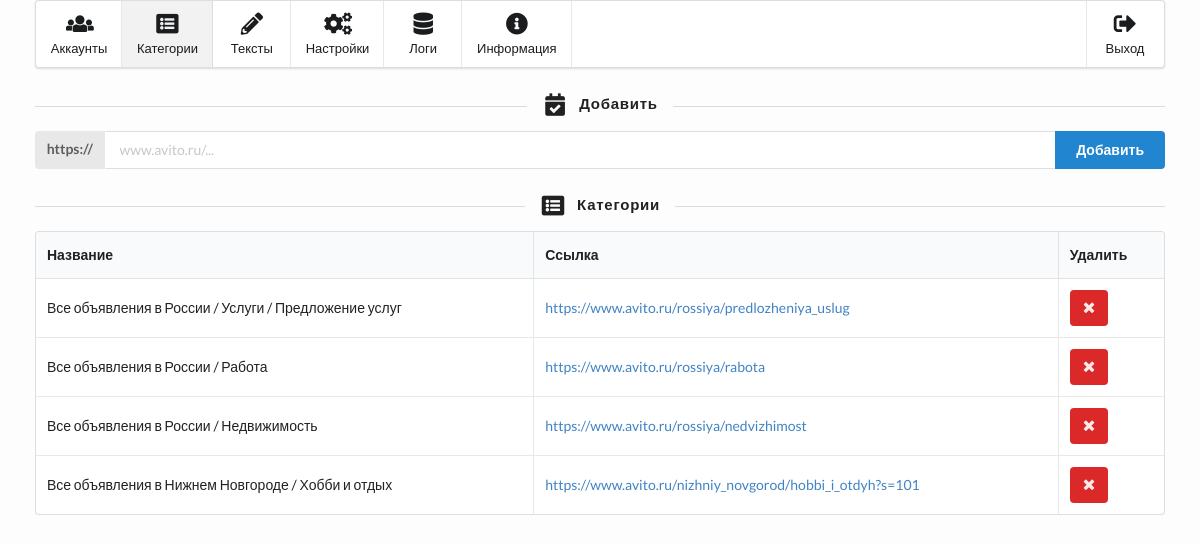
The app's page /categories (signed in), older data.
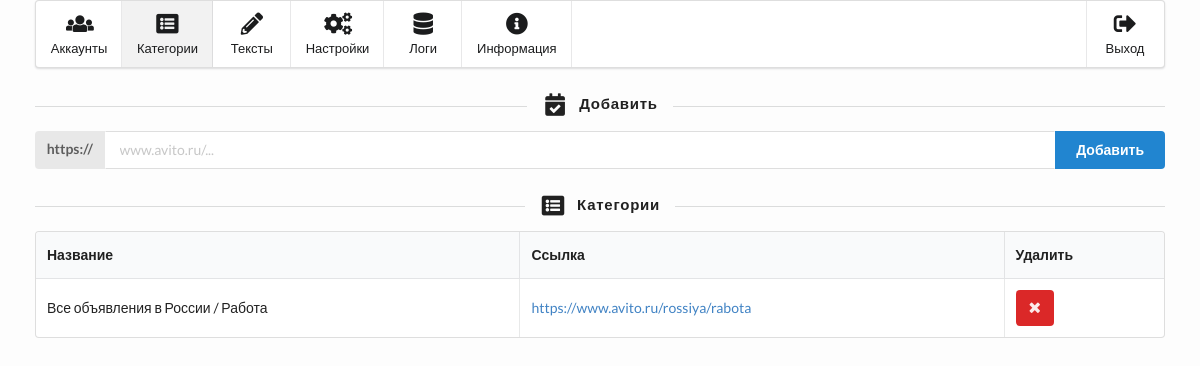
The same page, newer data.
### tables this page shows
CREATE TABLE categories (id INTEGER PRIMARY KEY AUTOINCREMENT, name VARCHAR (255), link VARCHAR (255));

### public/router.php (called while the page is built, shortened)
<?php
$pages = [
	'login' => 'Avito: Авторизация',
	'exit' => 'Avito: Выход',
	'404' => 'Avito: Страница не найдена',
	'accounts' => 'Avito: Аккаунты',
	'categories' => 'Avito: Категории',
	'texts' => 'Avito: Тексты',
	'settings' => 'Avito: Настройки',
	'logging' => 'Avito: Логи',
	'info' => 'Avito: Информация',
];
if (isset($_GET['route'])) {
	$get=str_replace('/', '', $_GET['route']);
	if (array_key_exists($get, $pages) and file_exists(PAGES.'/back/'.$get.'.php') and file_exists(PAGES.'/front/'.$get.'.php')) {
		$page = $get;
	} else {
		$page = '404';
	}
} else {
	$page = 'accounts';
}

### classes/DB.class.php (called while the page is built)
<?php
class DB
{
	static private $connect = null;
	static public function connect()
	{
		if (null === self::$connect) {
			self::$connect = new PDO('sqlite:'.DATABASES.'/database.db') ;
		}
		return self::$connect;
	}
}

### public/pages/back/categories.php (called while the page is built, shortened)
<?php
$sql = "SELECT id, name, link FROM categories";
$categories = DB::connect()->query($sql)->fetchAll(PDO::FETCH_OBJ);

### public/pages/front/categories.php (the view, shortened to what this page needs)
<h4 class="ui horizontal divider header"><i class="checked calendar icon"></i>Добавить</h4>
<form action="" method="post" class="ui labeled fluid action input">
	<div class="ui label">https://</div>
	<input type="text" name="link" placeholder="www.avito.ru/...">
	<button type="submit" class="ui primary button">Добавить</button>
</form>
<?php if ($categories): ?>
<h4 class="ui horizontal divider header"><i class="browser icon"></i>Категории</h4>
<table class="ui single line celled table">
	<thead>
		<tr>
			<th>Название</th>
			<th>Ссылка</th>
			<th>Удалить</th>
		</tr>
	</thead>
	<tbody>
		<?php foreach ($categories as $category): ?>
		<tr>
			<td><?php echo $category->name; ?></td>
			<td>
				<a target="_blank" href="<?php echo $category->link; ?>"><?php echo $category->link; ?></a>
			</td>
			<td>
				<form action="" method="post">
					<button type="submit" class="ui negative icon button">
						<i class="remove icon"></i>
					</button>
				</form>
			</td>
		</tr>
		<?php endforeach; ?>
	</tbody>
</table>
<?php endif; ?>

### public/index.php (shortened to what this page needs)
<?php
require_once PUBL . '/router.php';
require_once PAGES . '/back/' . $page . '.php';
?>
<!doctype html>
<html lang="ru">
	<head>
		<link rel="stylesheet" href="https://cdnjs.cloudflare.com/ajax/libs/semantic-ui/2.2.9/semantic.min.css">
		<link rel="stylesheet" href="<?php echo CSS; ?>">
	</head>
	<body>
		<?php if (isset($_SESSION['login'])): ?>
		<div class="ui labeled icon small menu">
			<a class="<?php if ($page == 'accounts') echo 'active '; ?>item" href="accounts">
				<i class="users icon"></i>
				<span class="menu-text">Аккаунты</span>
			</a>
			<a class="<?php if ($page == 'categories') echo 'active '; ?>item" href="categories">
				<i class="browser icon"></i>
				<span class="menu-text">Категории</span>
			</a>
			<a class="<?php if ($page == 'texts') echo 'active '; ?>item" href="texts">
				<i class="write icon"></i>
				<span class="menu-text">Тексты</span>
			</a>
			<a class="<?php if ($page == 'settings') echo 'active '; ?>item" href="settings">
				<i class="settings icon"></i>
				<span class="menu-text">Настройки</span>
			</a>
			<a class="<?php if ($page == 'logging') echo 'active '; ?>item" href="logging">
				<i class="database icon"></i>
				<span class="menu-text">Логи</span>
			</a>
			<a class="<?php if ($page == 'info') echo 'active '; ?>item" href="info">
				<i class="info circle icon"></i>
				<span class="menu-text">Информация</span>
			</a>
			<div class="right menu">
				<a class="item" href="exit"><i class="sign out icon"></i><span class="menu-text">Выход</span></a>
			</div>
		</div>
		<?php endif; ?>
		<?php require_once PAGES . '/front/' . $page . '.php'; ?>
		<div class="bottom"></div>
	</body>
</html>

### public/style.css (style rules this page uses)
html, body { background-color: #fdfdfd; }
body { padding: 0 35px 0 35px; }
.bottom { height: 20px; }

Row changes from the older to the newer data that the page shows:
removed categories: name "Все объявления в России / Услуги / Предложение услуг", link "https://www.avito.ru/rossiya/predlozheniya_uslug"
removed categories: name "Все объявления в России / Недвижимость", link "https://www.avito.ru/rossiya/nedvizhimost"
removed categories: name "Все объявления в Нижнем Новгороде / Хобби и отдых", link "https://www.avito.ru/nizhniy_novgorod/hobbi_i_otdyh?s=101"
